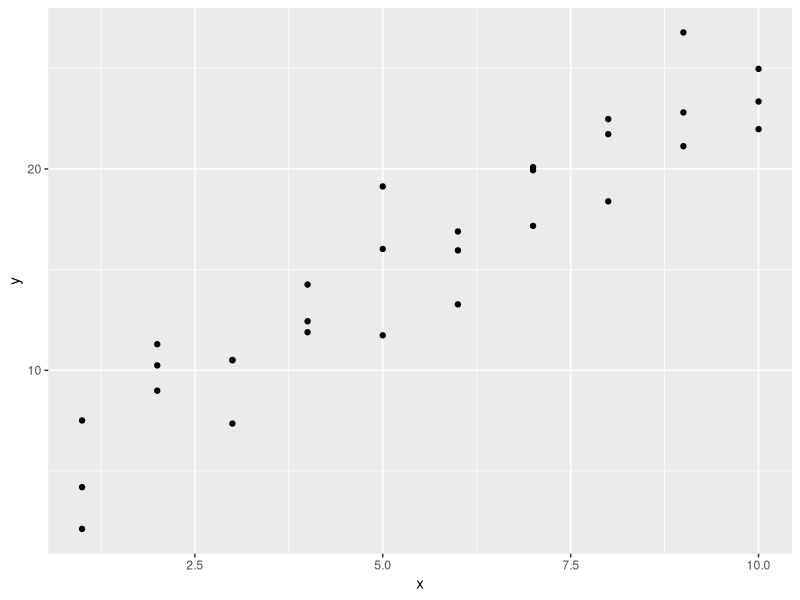
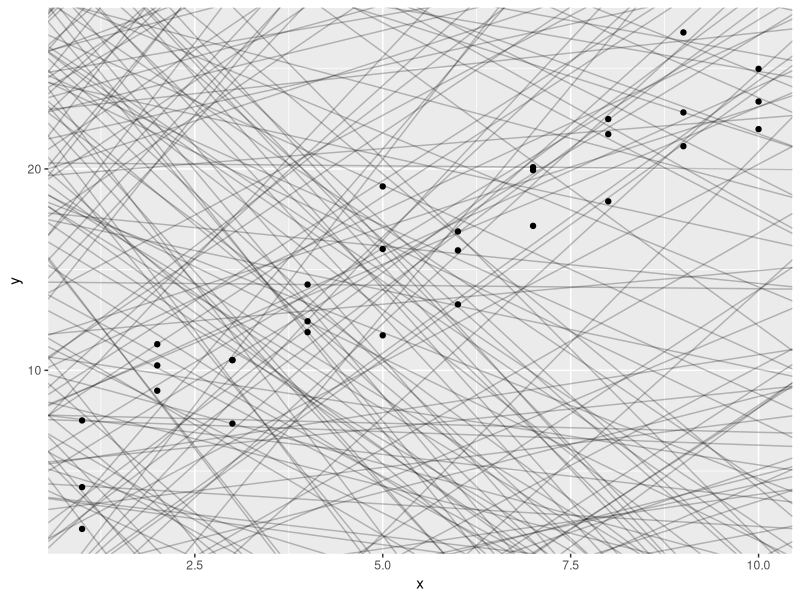
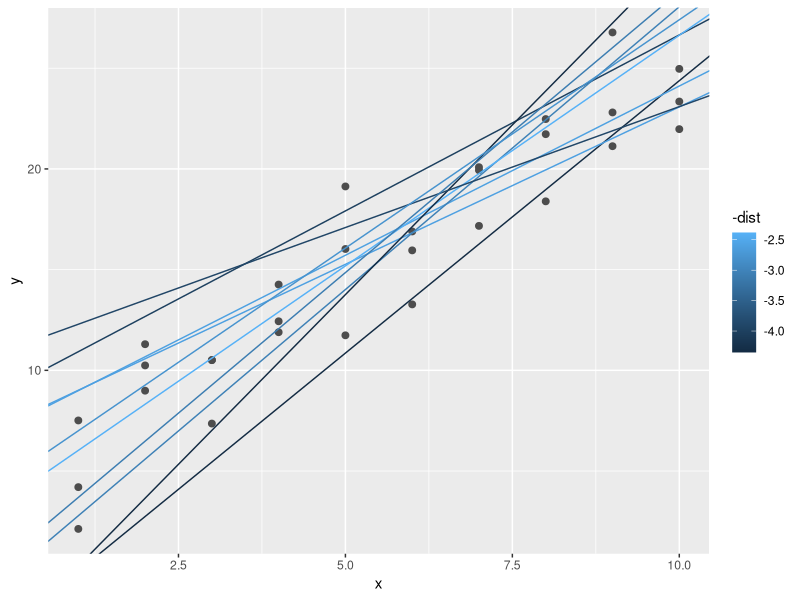
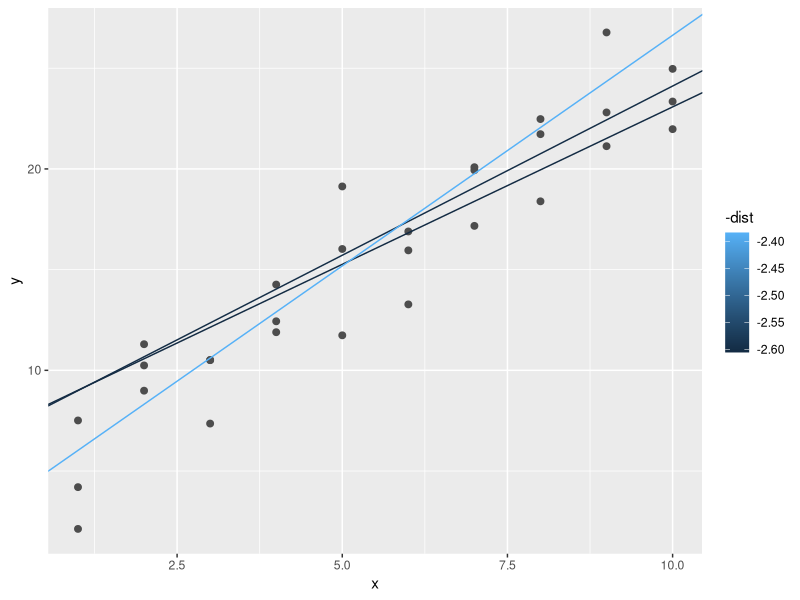
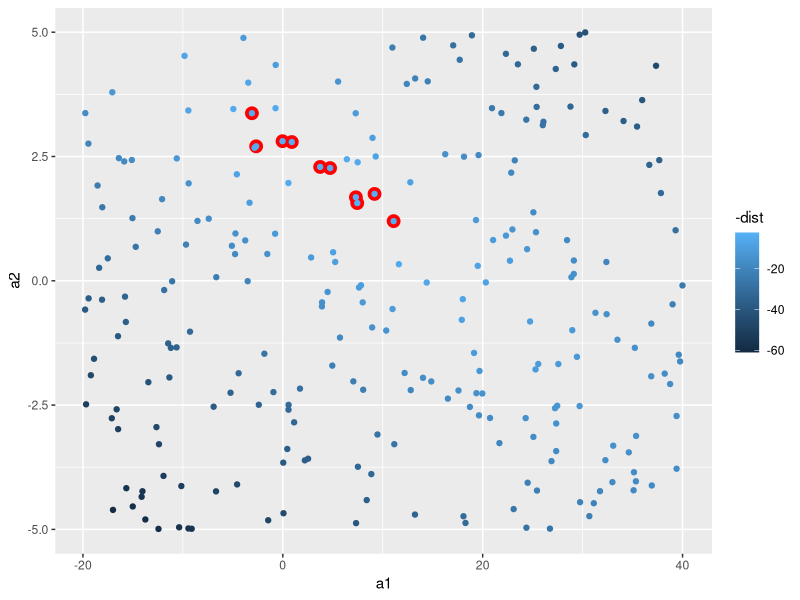
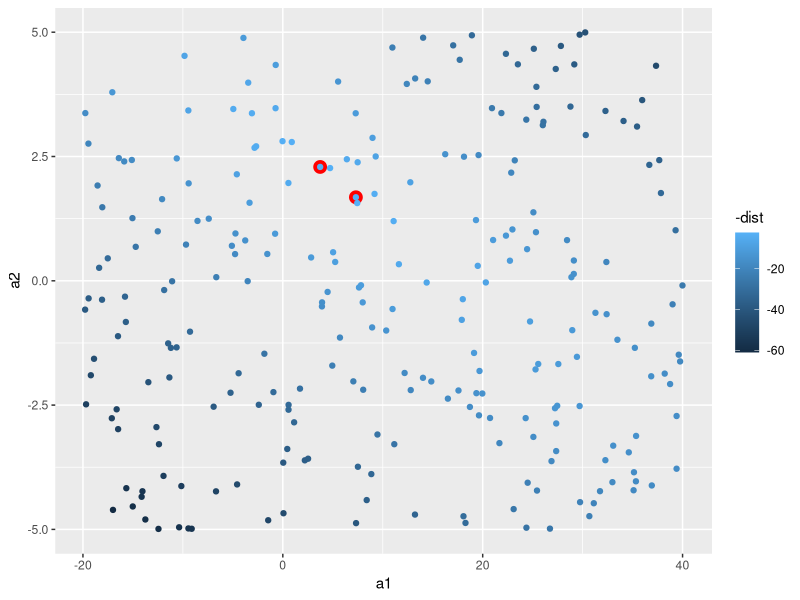
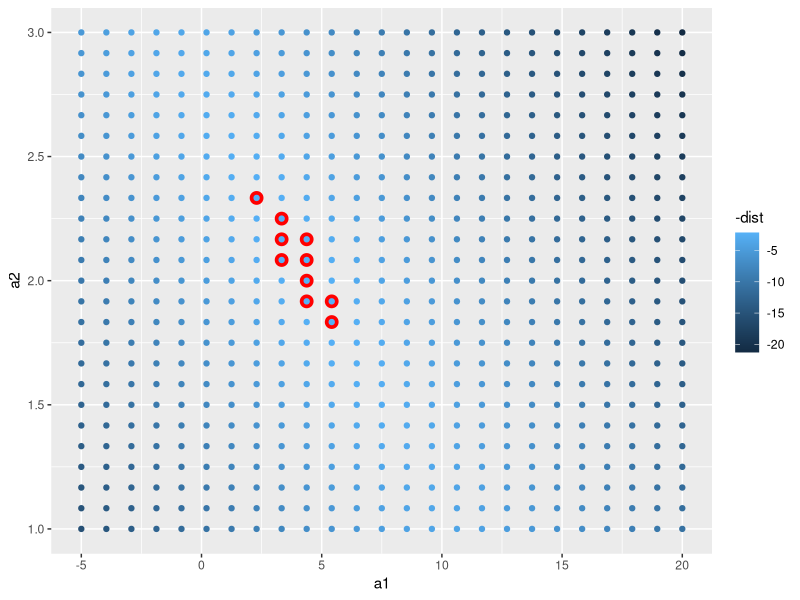
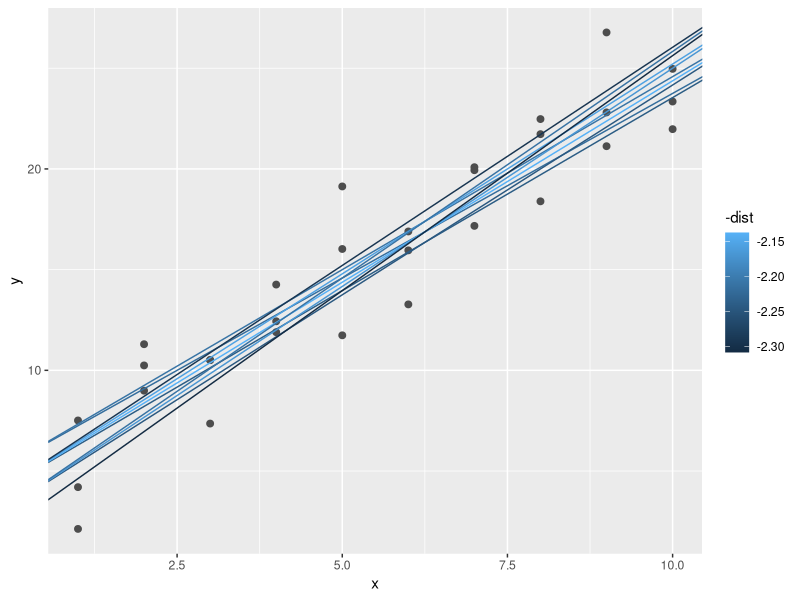

R code for these plots, in order:
## ---- chunk 1
knitr::opts_chunk$set(echo = TRUE)
## ---- chunk 2
library(tidyverse)

library(modelr)
options(na.action = na.warn)
## ---- chunk 3
ggplot(sim1, aes(x, y)) + 
  geom_point()
## ---- chunk 4
models <- tibble(
  a1 = runif(250, -20, 40),
  a2 = runif(250, -5, 5)
)
## ---- chunk 5
ggplot(sim1, aes(x, y)) + 
  geom_abline(aes(intercept = a1, slope = a2), data = models, alpha = 1/4) +
  geom_point()
## ---- chunk 6
model1 <- function(a, data) {
  a[1] + data$x * a[2]
}

model1(c(7, 1.5), sim1)

## ---- chunk 7
measure_distance <- function(mod, data) {
  diff <- data$y - model1(mod, data)
  sqrt(mean(diff ^ 2))
}
measure_distance(c(7, 1.5), sim1)
#> [1] 2.67
## ---- chunk 8
sim1_dist <- function(a1, a2) {
  measure_distance(c(a1, a2), sim1)
}

models <- models %>% 
  mutate(dist = purrr::map2_dbl(a1, a2, sim1_dist))
models

## ---- chunk 9

ggplot(sim1, aes(x, y)) + 
  geom_point(size = 2, colour = "grey30") + 
  geom_abline(
    aes(intercept = a1, slope = a2, colour = -dist), 
    data = filter(models, rank(dist) <= 10)
  )


ggplot(sim1, aes(x, y)) + 
  geom_point(size = 2, colour = "grey30") + 
  geom_abline(
    aes(intercept = a1, slope = a2, colour = -dist), 
    data = filter(models, rank(dist) <= 3)
  )
## ---- chunk 10
ggplot(models, aes(a1, a2)) +
  geom_point(data = filter(models, rank(dist) <= 10), size = 4, colour = "red") +
  geom_point(aes(colour = -dist))

ggplot(models, aes(a1, a2)) +
  geom_point(data = filter(models, rank(dist) <= 2), size = 4, colour = "red") +
  geom_point(aes(colour = -dist))

## ---- chunk 11
grid <- expand.grid(
  a1 = seq(-5, 0, length = 5),
  a2 = seq(1, 2, length = 5)
  )

grid <- expand.grid(
  a1 = seq(-5, 20, length = 25),
  a2 = seq(1, 3, length = 25)
  ) %>% 
  mutate(dist = purrr::map2_dbl(a1, a2, sim1_dist))

grid %>% 
  ggplot(aes(a1, a2)) +
  geom_point(data = filter(grid, rank(dist) <= 10), size = 4, colour = "red") +
  geom_point(aes(colour = -dist)) 


## ---- chunk 12
  ggplot(sim1, aes(x, y)) + 
    geom_point(size = 2, colour = "grey30") + 
    geom_abline(
      aes(intercept = a1, slope = a2, colour = -dist), 
      data = filter(grid, rank(dist) <= 10)
    )
## ---- chunk 13
best <- optim(c(0, 0), measure_distance, data = sim1) 
head(best)

best$par  
#> [1] 4.22 2.05

ggplot(sim1, aes(x, y)) + 
  geom_point(size = 2, colour = "grey30") + 
  geom_abline(intercept = best$par[1], slope = best$par[2])
## ---- chunk 14
sim1_mod <- lm(y ~ x, data = sim1)
coef(sim1_mod)
summary(sim1_mod)
 
## ---- chunk 15
sim1a <- tibble(
  x = rep(1:10, each = 3),
  y = x * 1.5 + 6 + rt(length(x), df = 2)
)

# model fit
sim_mod_1a <- lm(y ~ x, data = sim1a)
sim_mod_1a[[1]][1]

ggplot(sim1a, aes(x, y)) + 
  geom_point(size = 2, colour = "grey30") + 
  geom_abline(intercept = sim_mod_1a[[1]][1], slope = sim_mod_1a[[1]][2])

## ---- chunk 16
sim_odd <- sim1a 

ggplot(sim_odd, aes(x, y)) + 
  geom_point(size = 2, colour = "grey30") + 
  geom_abline(intercept = sim_mod_1a[[1]][1], slope = sim_mod_1a[[1]][2])

best_odd <- optim(c(0, 0), measure_distance, data = sim_odd)
best_odd$par

ggplot(sim_odd, aes(x, y)) + 
  geom_point(size = 2, colour = "grey30") + 
  geom_abline(intercept = best_odd$par[1], slope = best_odd$par[2])

# these plots are pretty identical

## ---- chunk 17

make_prediction <- function(a, data){
   a[1] + data$x * a[2]
}

measure_distance <- function(mod, data) {
  diff <- data$y - make_prediction(mod, data)
  mean(abs(diff))
}

## ---- chunk 18
optim_mean_ab_dist <- optim(c(0, 0), measure_distance, data = sim_odd)
optim_mean_ab_dist$par

ggplot(sim_odd, aes(x, y)) + 
  geom_point(size = 2, colour = "grey30") + 
  geom_abline(intercept = optim_mean_ab_dist$par[1], slope = optim_mean_ab_dist$par[2])

## ---- chunk 19

model1 <- function(a, data) {
  a[1] + data$x * a[2] + a[3]
}
